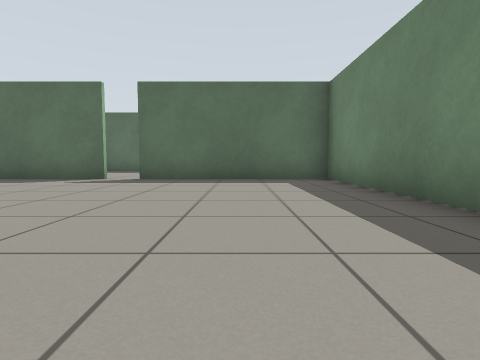
[1] (above)

17 first-person views from a walk through a Gazebo world. The camera is 0.5 m above the floor, tilts 4° down and sees 80° across. The floor is counted in squares, 1 m on a side. Each view is taken from the middle of a square. On the plan, view 1 faces up. The plan holds only what a view shows up to about 9 squares ahead; the rest is blank.

[2]
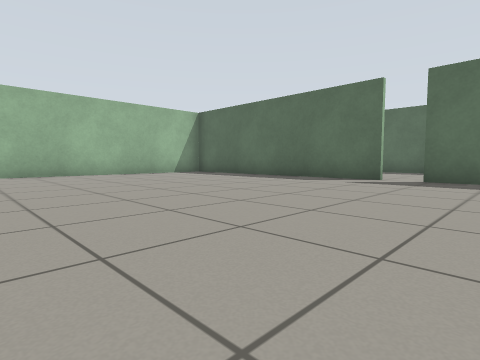

[3]
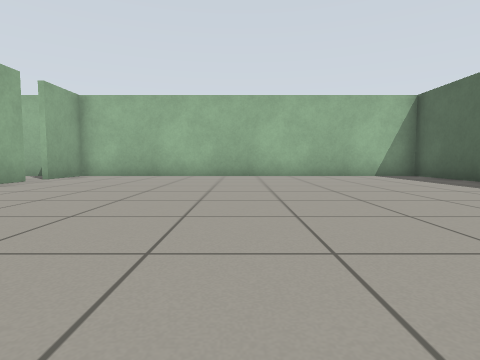

[4]
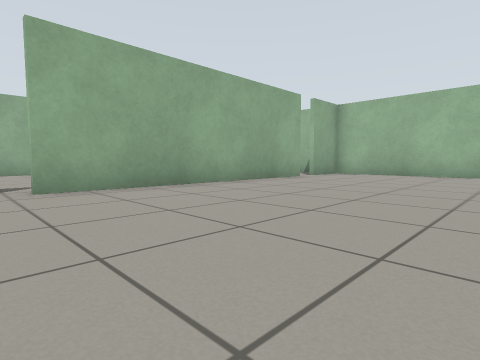

[5]
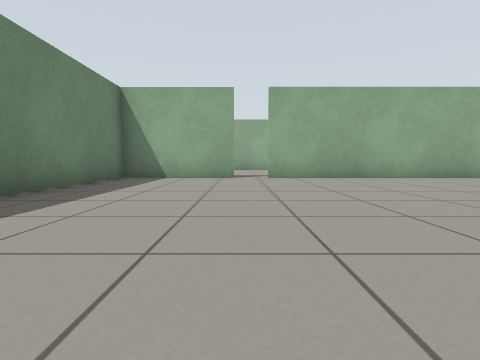

[6]
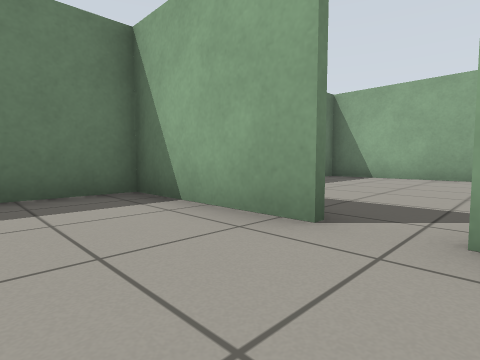

[7]
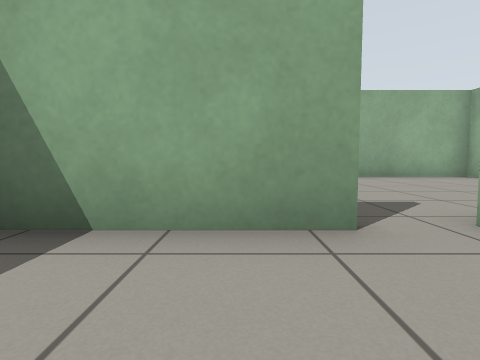

[8]
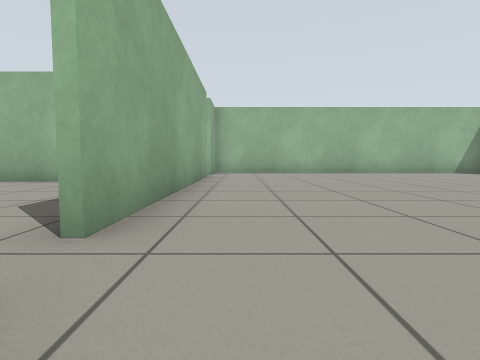

[9]
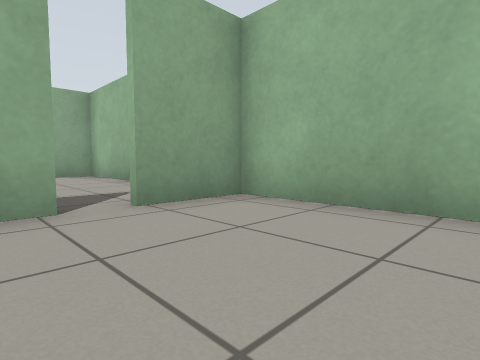

[10]
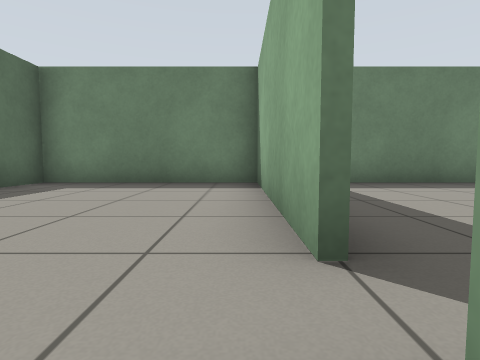

[11]
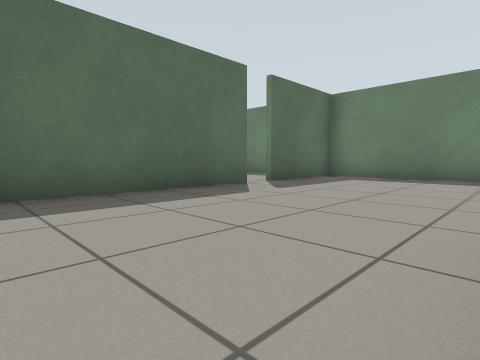

[12]
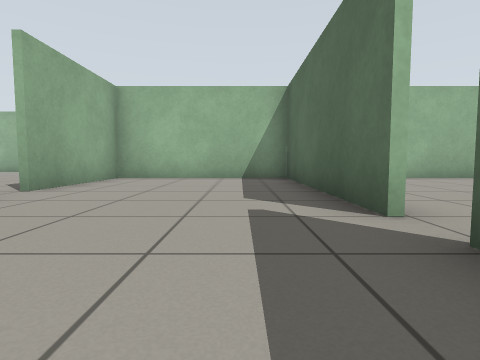

[13]
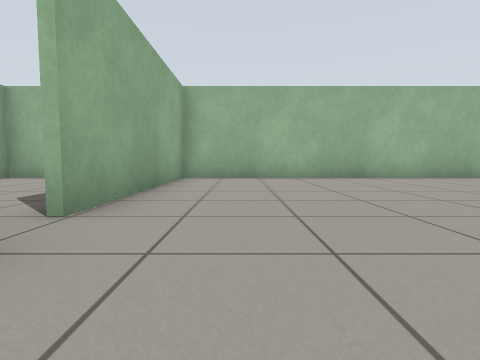

[14]
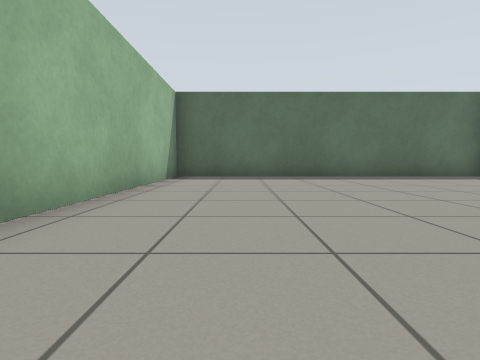

[15]
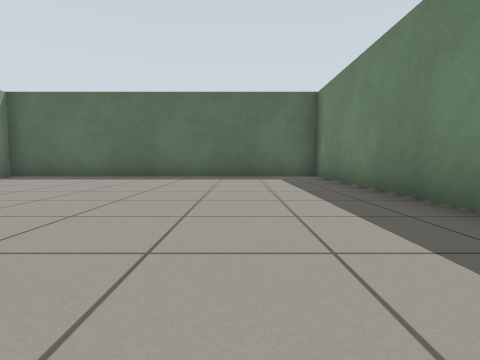

[16]
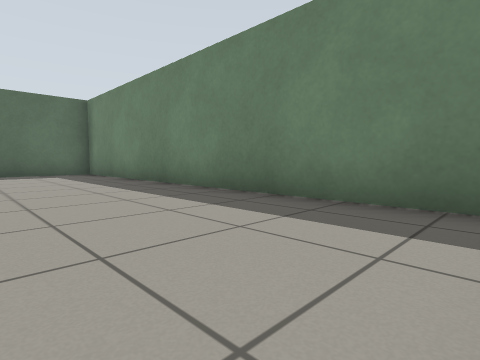

[17]
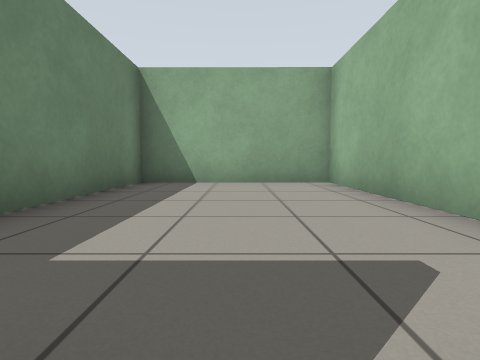

### Floor plan
Ten units are one square. View 1 is at (0, 0); x grows to the right and y downward. Boxes are objects, and circles mark ways between rooms. Rooms are numbered by the first view taken in them; rooms with no view inside come last. Other rooms are left out.
<svg viewBox="-115 -241 144 340">
<path fill="none" stroke="#000" d="M-35 -75 -65 -75M-9 30 23 30 23 -11M23 -26 23 -71M-87 30 -17 30M-85 -75 -110 -75 -110 30 -94 30M24 -75 -26 -75M-14 -123 -70 -123M-26 -76 23 -76M23 -71 23 -123 -6 -123M-69 -121 -69 -76 -35 -76M23 -132 23 -236 -69 -236 -69 -121M-70 -125 -14 -125M-110 41 -110 93 -71 93M-68 94 -68 55"/>
<circle cx="-30" cy="-70" r="3" fill="#2a7"/>
<circle cx="-90" cy="30" r="3" fill="#2a7"/>
<circle cx="-10" cy="-120" r="3" fill="#2a7"/>
<text x="-40" y="-20">1</text>
<text x="-20" y="-100">2</text>
<text x="-20" y="-180">3</text>
<text x="-90" y="60">4</text>
</svg>
Room 1 opens to room 2. Room 1 opens to room 4. Room 2 opens to room 3.

Where each view was taken, in squares from view 1:
view 1: 0 up, 0 right, facing up
view 2: 0 up, 1 left, facing up-left
view 3: 2 up, 2 left, facing left
view 4: 2 up, 1 left, facing down-left
view 5: 5 up, 1 left, facing down
view 6: 1 down, 2 left, facing down-right
view 7: 1 down, 0 right, facing down
view 8: 2 down, 0 right, facing left
view 9: 0 up, 8 left, facing down-left
view 10: 8 up, 4 left, facing right
view 11: 8 up, 6 left, facing up-right
view 12: 11 up, 1 right, facing left
view 13: 14 up, 1 right, facing left
view 14: 15 up, 5 left, facing up
view 15: 15 up, 0 right, facing up
view 16: 13 up, 1 left, facing up-right
view 17: 3 down, 9 left, facing down
